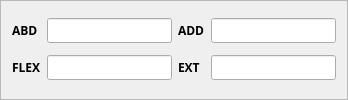
            <widget class="QFrame" name="frame_16">
             <property name="sizePolicy">
              <sizepolicy hsizetype="Minimum" vsizetype="Minimum">
               <horstretch>0</horstretch>
               <verstretch>0</verstretch>
              </sizepolicy>
             </property>
             <property name="font">
              <font>
               <family>Segoe UI Black</family>
               <pointsize>9</pointsize>
               <weight>75</weight>
               <bold>true</bold>
              </font>
             </property>
             <property name="frameShape">
              <enum>QFrame::StyledPanel</enum>
             </property>
             <property name="frameShadow">
              <enum>QFrame::Raised</enum>
             </property>
             <layout class="QGridLayout" name="gridLayout_5">
              <item row="1" column="1">
               <widget class="QLineEdit" name="shoul_flex_l">
                <property name="font">
                 <font>
                  <family>Segoe UI Black</family>
                  <pointsize>9</pointsize>
                  <weight>75</weight>
                  <bold>true</bold>
                 </font>
                </property>
               </widget>
              </item>
              <item row="0" column="1">
               <widget class="QLineEdit" name="shoul_abd_l">
                <property name="font">
                 <font>
                  <family>Segoe UI Black</family>
                  <pointsize>9</pointsize>
                  <weight>75</weight>
                  <bold>true</bold>
                 </font>
                </property>
               </widget>
              </item>
              <item row="1" column="2">
               <widget class="QLabel" name="label_49">
                <property name="font">
                 <font>
                  <family>Segoe UI Black</family>
                  <pointsize>9</pointsize>
                  <weight>75</weight>
                  <bold>true</bold>
                 </font>
                </property>
                <property name="text">
                 <string>EXT</string>
                </property>
               </widget>
              </item>
              <item row="1" column="0">
               <widget class="QLabel" name="label_44">
                <property name="font">
                 <font>
                  <family>Segoe UI Black</family>
                  <pointsize>9</pointsize>
                  <weight>75</weight>
                  <bold>true</bold>
                 </font>
                </property>
                <property name="text">
                 <string>FLEX</string>
                </property>
               </widget>
              </item>
              <item row="0" column="0">
               <widget class="QLabel" name="label_42">
                <property name="font">
                 <font>
                  <family>Segoe UI Black</family>
                  <pointsize>9</pointsize>
                  <weight>75</weight>
                  <bold>true</bold>
                 </font>
                </property>
                <property name="text">
                 <string>ABD</string>
                </property>
               </widget>
              </item>
              <item row="0" column="3">
               <widget class="QLineEdit" name="shoul_add_l">
                <property name="font">
                 <font>
                  <family>Segoe UI Black</family>
                  <pointsize>9</pointsize>
                  <weight>75</weight>
                  <bold>true</bold>
                 </font>
                </property>
               </widget>
              </item>
              <item row="1" column="3">
               <widget class="QLineEdit" name="shoul_ext_l">
                <property name="font">
                 <font>
                  <family>Segoe UI Black</family>
                  <pointsize>9</pointsize>
                  <weight>75</weight>
                  <bold>true</bold>
                 </font>
                </property>
               </widget>
              </item>
              <item row="0" column="2">
               <widget class="QLabel" name="label_48">
                <property name="font">
                 <font>
                  <family>Segoe UI Black</family>
                  <pointsize>9</pointsize>
                  <weight>75</weight>
                  <bold>true</bold>
                 </font>
                </property>
                <property name="text">
                 <string>ADD</string>
                </property>
               </widget>
              </item>
             </layout>
            </widget>
